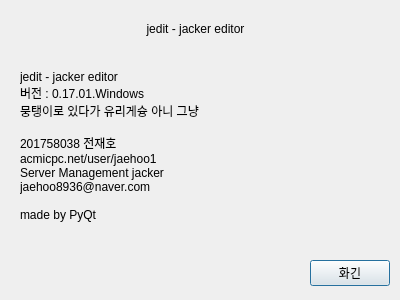
<?xml version="1.0" encoding="UTF-8"?>
<ui version="4.0">
 <class>dialog</class>
 <widget class="QDialog" name="dialog">
  <property name="geometry">
   <rect>
    <x>0</x>
    <y>0</y>
    <width>400</width>
    <height>300</height>
   </rect>
  </property>
  <property name="windowTitle">
   <string>jedit 정보</string>
  </property>
  <widget class="QLabel" name="label">
   <property name="geometry">
    <rect>
     <x>20</x>
     <y>20</y>
     <width>351</width>
     <height>18</height>
    </rect>
   </property>
   <property name="text">
    <string>jedit - jacker editor</string>
   </property>
   <property name="alignment">
    <set>Qt::AlignCenter</set>
   </property>
  </widget>
  <widget class="QLabel" name="label_2">
   <property name="geometry">
    <rect>
     <x>20</x>
     <y>70</y>
     <width>351</width>
     <height>171</height>
    </rect>
   </property>
   <property name="text">
    <string>jedit - jacker editor
버전 : 0.17.01.Windows
뭉탱이로 있다가 유리게슝 아니 그냥

201758038 전재호
acmicpc.net/user/jaehoo1
Server Management jacker
jaehoo8936@naver.com

made by PyQt</string>
   </property>
   <property name="alignment">
    <set>Qt::AlignLeading|Qt::AlignLeft|Qt::AlignTop</set>
   </property>
  </widget>
  <widget class="QPushButton" name="pushButton_confirm">
   <property name="geometry">
    <rect>
     <x>310</x>
     <y>260</y>
     <width>80</width>
     <height>26</height>
    </rect>
   </property>
   <property name="text">
    <string>화긴</string>
   </property>
  </widget>
 </widget>
 <resources/>
 <connections/>
</ui>
